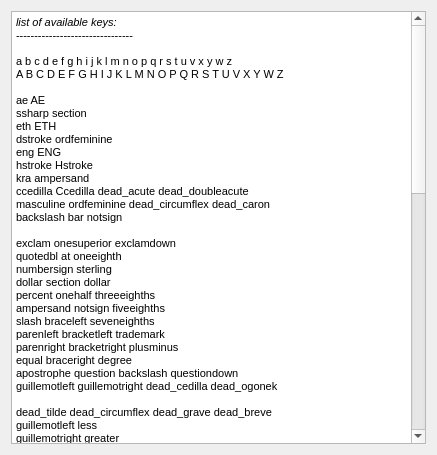
<?xml version="1.0" encoding="UTF-8"?>
<ui version="4.0">
 <class>Dialog</class>
 <widget class="QDialog" name="Dialog">
  <property name="geometry">
   <rect>
    <x>0</x>
    <y>0</y>
    <width>437</width>
    <height>455</height>
   </rect>
  </property>
  <property name="windowTitle">
   <string>QtSixA - List of keys</string>
  </property>
  <layout class="QVBoxLayout" name="verticalLayout">
   <item>
    <widget class="QTextBrowser" name="textBrowser">
     <property name="html">
      <string>&lt;!DOCTYPE HTML PUBLIC &quot;-//W3C//DTD HTML 4.0//EN&quot; &quot;http://www.w3.org/TR/REC-html40/strict.dtd&quot;&gt;
&lt;html&gt;&lt;head&gt;&lt;meta name=&quot;qrichtext&quot; content=&quot;1&quot; /&gt;&lt;style type=&quot;text/css&quot;&gt;
p, li { white-space: pre-wrap; }
&lt;/style&gt;&lt;/head&gt;&lt;body style=&quot; font-family:'DejaVu Sans'; font-size:8pt; font-weight:400; font-style:normal;&quot;&gt;
&lt;p style=&quot; margin-top:0px; margin-bottom:0px; margin-left:0px; margin-right:0px; -qt-block-indent:0; text-indent:0px;&quot;&gt;&lt;span style=&quot; font-style:italic;&quot;&gt;list of available keys:&lt;/span&gt;&lt;/p&gt;
&lt;p style=&quot; margin-top:0px; margin-bottom:0px; margin-left:0px; margin-right:0px; -qt-block-indent:0; text-indent:0px;&quot;&gt;--------------------------------&lt;/p&gt;
&lt;p style=&quot;-qt-paragraph-type:empty; margin-top:0px; margin-bottom:0px; margin-left:0px; margin-right:0px; -qt-block-indent:0; text-indent:0px;&quot;&gt;&lt;/p&gt;
&lt;p style=&quot; margin-top:0px; margin-bottom:0px; margin-left:0px; margin-right:0px; -qt-block-indent:0; text-indent:0px;&quot;&gt;a b c d e f g h i j k l m n o p q r s t u v x y w z&lt;/p&gt;
&lt;p style=&quot; margin-top:0px; margin-bottom:0px; margin-left:0px; margin-right:0px; -qt-block-indent:0; text-indent:0px;&quot;&gt;A B C D E F G H I J K L M N O P Q R S T U V X Y W Z&lt;/p&gt;
&lt;p style=&quot;-qt-paragraph-type:empty; margin-top:0px; margin-bottom:0px; margin-left:0px; margin-right:0px; -qt-block-indent:0; text-indent:0px;&quot;&gt;&lt;/p&gt;
&lt;p style=&quot; margin-top:0px; margin-bottom:0px; margin-left:0px; margin-right:0px; -qt-block-indent:0; text-indent:0px;&quot;&gt;ae AE&lt;/p&gt;
&lt;p style=&quot; margin-top:0px; margin-bottom:0px; margin-left:0px; margin-right:0px; -qt-block-indent:0; text-indent:0px;&quot;&gt;ssharp section&lt;/p&gt;
&lt;p style=&quot; margin-top:0px; margin-bottom:0px; margin-left:0px; margin-right:0px; -qt-block-indent:0; text-indent:0px;&quot;&gt;eth ETH&lt;/p&gt;
&lt;p style=&quot; margin-top:0px; margin-bottom:0px; margin-left:0px; margin-right:0px; -qt-block-indent:0; text-indent:0px;&quot;&gt;dstroke ordfeminine&lt;/p&gt;
&lt;p style=&quot; margin-top:0px; margin-bottom:0px; margin-left:0px; margin-right:0px; -qt-block-indent:0; text-indent:0px;&quot;&gt;eng ENG&lt;/p&gt;
&lt;p style=&quot; margin-top:0px; margin-bottom:0px; margin-left:0px; margin-right:0px; -qt-block-indent:0; text-indent:0px;&quot;&gt;hstroke Hstroke&lt;/p&gt;
&lt;p style=&quot; margin-top:0px; margin-bottom:0px; margin-left:0px; margin-right:0px; -qt-block-indent:0; text-indent:0px;&quot;&gt;kra ampersand&lt;/p&gt;
&lt;p style=&quot; margin-top:0px; margin-bottom:0px; margin-left:0px; margin-right:0px; -qt-block-indent:0; text-indent:0px;&quot;&gt;ccedilla Ccedilla dead_acute dead_doubleacute&lt;/p&gt;
&lt;p style=&quot; margin-top:0px; margin-bottom:0px; margin-left:0px; margin-right:0px; -qt-block-indent:0; text-indent:0px;&quot;&gt;masculine ordfeminine dead_circumflex dead_caron&lt;/p&gt;
&lt;p style=&quot; margin-top:0px; margin-bottom:0px; margin-left:0px; margin-right:0px; -qt-block-indent:0; text-indent:0px;&quot;&gt;backslash bar notsign&lt;/p&gt;
&lt;p style=&quot;-qt-paragraph-type:empty; margin-top:0px; margin-bottom:0px; margin-left:0px; margin-right:0px; -qt-block-indent:0; text-indent:0px;&quot;&gt;&lt;/p&gt;
&lt;p style=&quot; margin-top:0px; margin-bottom:0px; margin-left:0px; margin-right:0px; -qt-block-indent:0; text-indent:0px;&quot;&gt;exclam onesuperior exclamdown&lt;/p&gt;
&lt;p style=&quot; margin-top:0px; margin-bottom:0px; margin-left:0px; margin-right:0px; -qt-block-indent:0; text-indent:0px;&quot;&gt;quotedbl at oneeighth&lt;/p&gt;
&lt;p style=&quot; margin-top:0px; margin-bottom:0px; margin-left:0px; margin-right:0px; -qt-block-indent:0; text-indent:0px;&quot;&gt;numbersign sterling&lt;/p&gt;
&lt;p style=&quot; margin-top:0px; margin-bottom:0px; margin-left:0px; margin-right:0px; -qt-block-indent:0; text-indent:0px;&quot;&gt;dollar section dollar&lt;/p&gt;
&lt;p style=&quot; margin-top:0px; margin-bottom:0px; margin-left:0px; margin-right:0px; -qt-block-indent:0; text-indent:0px;&quot;&gt;percent onehalf threeeighths&lt;/p&gt;
&lt;p style=&quot; margin-top:0px; margin-bottom:0px; margin-left:0px; margin-right:0px; -qt-block-indent:0; text-indent:0px;&quot;&gt;ampersand notsign fiveeighths&lt;/p&gt;
&lt;p style=&quot; margin-top:0px; margin-bottom:0px; margin-left:0px; margin-right:0px; -qt-block-indent:0; text-indent:0px;&quot;&gt;slash braceleft seveneighths&lt;/p&gt;
&lt;p style=&quot; margin-top:0px; margin-bottom:0px; margin-left:0px; margin-right:0px; -qt-block-indent:0; text-indent:0px;&quot;&gt;parenleft bracketleft trademark&lt;/p&gt;
&lt;p style=&quot; margin-top:0px; margin-bottom:0px; margin-left:0px; margin-right:0px; -qt-block-indent:0; text-indent:0px;&quot;&gt;parenright bracketright plusminus&lt;/p&gt;
&lt;p style=&quot; margin-top:0px; margin-bottom:0px; margin-left:0px; margin-right:0px; -qt-block-indent:0; text-indent:0px;&quot;&gt;equal braceright degree&lt;/p&gt;
&lt;p style=&quot; margin-top:0px; margin-bottom:0px; margin-left:0px; margin-right:0px; -qt-block-indent:0; text-indent:0px;&quot;&gt;apostrophe question backslash questiondown&lt;/p&gt;
&lt;p style=&quot; margin-top:0px; margin-bottom:0px; margin-left:0px; margin-right:0px; -qt-block-indent:0; text-indent:0px;&quot;&gt;guillemotleft guillemotright dead_cedilla dead_ogonek&lt;/p&gt;
&lt;p style=&quot;-qt-paragraph-type:empty; margin-top:0px; margin-bottom:0px; margin-left:0px; margin-right:0px; -qt-block-indent:0; text-indent:0px;&quot;&gt;&lt;/p&gt;
&lt;p style=&quot; margin-top:0px; margin-bottom:0px; margin-left:0px; margin-right:0px; -qt-block-indent:0; text-indent:0px;&quot;&gt;dead_tilde dead_circumflex dead_grave dead_breve&lt;/p&gt;
&lt;p style=&quot; margin-top:0px; margin-bottom:0px; margin-left:0px; margin-right:0px; -qt-block-indent:0; text-indent:0px;&quot;&gt;guillemotleft less&lt;/p&gt;
&lt;p style=&quot; margin-top:0px; margin-bottom:0px; margin-left:0px; margin-right:0px; -qt-block-indent:0; text-indent:0px;&quot;&gt;guillemotright greater&lt;/p&gt;
&lt;p style=&quot; margin-top:0px; margin-bottom:0px; margin-left:0px; margin-right:0px; -qt-block-indent:0; text-indent:0px;&quot;&gt;cent copyright&lt;/p&gt;
&lt;p style=&quot; margin-top:0px; margin-bottom:0px; margin-left:0px; margin-right:0px; -qt-block-indent:0; text-indent:0px;&quot;&gt;leftdoublequotemark leftsinglequotemark&lt;/p&gt;
&lt;p style=&quot; margin-top:0px; margin-bottom:0px; margin-left:0px; margin-right:0px; -qt-block-indent:0; text-indent:0px;&quot;&gt;rightdoublequotemark rightsinglequotemark&lt;/p&gt;
&lt;p style=&quot; margin-top:0px; margin-bottom:0px; margin-left:0px; margin-right:0px; -qt-block-indent:0; text-indent:0px;&quot;&gt;mu masculine&lt;/p&gt;
&lt;p style=&quot; margin-top:0px; margin-bottom:0px; margin-left:0px; margin-right:0px; -qt-block-indent:0; text-indent:0px;&quot;&gt;comma semicolon horizconnector multiply&lt;/p&gt;
&lt;p style=&quot; margin-top:0px; margin-bottom:0px; margin-left:0px; margin-right:0px; -qt-block-indent:0; text-indent:0px;&quot;&gt;period colon periodcentered division&lt;/p&gt;
&lt;p style=&quot; margin-top:0px; margin-bottom:0px; margin-left:0px; margin-right:0px; -qt-block-indent:0; text-indent:0px;&quot;&gt;minus underscore dead_belowdot dead_abovedot&lt;/p&gt;
&lt;p style=&quot;-qt-paragraph-type:empty; margin-top:0px; margin-bottom:0px; margin-left:0px; margin-right:0px; -qt-block-indent:0; text-indent:0px;&quot;&gt;&lt;/p&gt;
&lt;p style=&quot; margin-top:0px; margin-bottom:0px; margin-left:0px; margin-right:0px; -qt-block-indent:0; text-indent:0px;&quot;&gt;less greater bar brokenbar&lt;/p&gt;
&lt;p style=&quot; margin-top:0px; margin-bottom:0px; margin-left:0px; margin-right:0px; -qt-block-indent:0; text-indent:0px;&quot;&gt;Katakana Hiragana Henkan_Mode Hiragana_Katakana Muhenkan&lt;/p&gt;
&lt;p style=&quot;-qt-paragraph-type:empty; margin-top:0px; margin-bottom:0px; margin-left:0px; margin-right:0px; -qt-block-indent:0; text-indent:0px;&quot;&gt;&lt;/p&gt;
&lt;p style=&quot; margin-top:0px; margin-bottom:0px; margin-left:0px; margin-right:0px; -qt-block-indent:0; text-indent:0px;&quot;&gt;Tab ISO_Left_Tab&lt;/p&gt;
&lt;p style=&quot; margin-top:0px; margin-bottom:0px; margin-left:0px; margin-right:0px; -qt-block-indent:0; text-indent:0px;&quot;&gt;Greek_OMEGA&lt;/p&gt;
&lt;p style=&quot; margin-top:0px; margin-bottom:0px; margin-left:0px; margin-right:0px; -qt-block-indent:0; text-indent:0px;&quot;&gt;lstroke Lstroke&lt;/p&gt;
&lt;p style=&quot; margin-top:0px; margin-bottom:0px; margin-left:0px; margin-right:0px; -qt-block-indent:0; text-indent:0px;&quot;&gt;EuroSign cent&lt;/p&gt;
&lt;p style=&quot; margin-top:0px; margin-bottom:0px; margin-left:0px; margin-right:0px; -qt-block-indent:0; text-indent:0px;&quot;&gt;paragraph registered&lt;/p&gt;
&lt;p style=&quot; margin-top:0px; margin-bottom:0px; margin-left:0px; margin-right:0px; -qt-block-indent:0; text-indent:0px;&quot;&gt;tslash Tslash&lt;/p&gt;
&lt;p style=&quot; margin-top:0px; margin-bottom:0px; margin-left:0px; margin-right:0px; -qt-block-indent:0; text-indent:0px;&quot;&gt;leftarrow yen&lt;/p&gt;
&lt;p style=&quot; margin-top:0px; margin-bottom:0px; margin-left:0px; margin-right:0px; -qt-block-indent:0; text-indent:0px;&quot;&gt;downarrow uparrow&lt;/p&gt;
&lt;p style=&quot; margin-top:0px; margin-bottom:0px; margin-left:0px; margin-right:0px; -qt-block-indent:0; text-indent:0px;&quot;&gt;rightarrow idotless&lt;/p&gt;
&lt;p style=&quot; margin-top:0px; margin-bottom:0px; margin-left:0px; margin-right:0px; -qt-block-indent:0; text-indent:0px;&quot;&gt;oslash Oslash&lt;/p&gt;
&lt;p style=&quot; margin-top:0px; margin-bottom:0px; margin-left:0px; margin-right:0px; -qt-block-indent:0; text-indent:0px;&quot;&gt;thorn THORN&lt;/p&gt;
&lt;p style=&quot; margin-top:0px; margin-bottom:0px; margin-left:0px; margin-right:0px; -qt-block-indent:0; text-indent:0px;&quot;&gt;plus asterisk dead_diaeresis dead_abovering&lt;/p&gt;
&lt;p style=&quot; margin-top:0px; margin-bottom:0px; margin-left:0px; margin-right:0px; -qt-block-indent:0; text-indent:0px;&quot;&gt;dead_acute dead_grave dead_tilde dead_macron&lt;/p&gt;
&lt;p style=&quot;-qt-paragraph-type:empty; margin-top:0px; margin-bottom:0px; margin-left:0px; margin-right:0px; -qt-block-indent:0; text-indent:0px;&quot;&gt;&lt;/p&gt;
&lt;p style=&quot; margin-top:0px; margin-bottom:0px; margin-left:0px; margin-right:0px; -qt-block-indent:0; text-indent:0px;&quot;&gt;F1 F2 F3 F4 F5 F6 F7 F8 F9 F10 F11 F12&lt;/p&gt;
&lt;p style=&quot;-qt-paragraph-type:empty; margin-top:0px; margin-bottom:0px; margin-left:0px; margin-right:0px; -qt-block-indent:0; text-indent:0px;&quot;&gt;&lt;/p&gt;
&lt;p style=&quot; margin-top:0px; margin-bottom:0px; margin-left:0px; margin-right:0px; -qt-block-indent:0; text-indent:0px;&quot;&gt;Escape BackSpace Return space&lt;/p&gt;
&lt;p style=&quot;-qt-paragraph-type:empty; margin-top:0px; margin-bottom:0px; margin-left:0px; margin-right:0px; -qt-block-indent:0; text-indent:0px;&quot;&gt;&lt;/p&gt;
&lt;p style=&quot; margin-top:0px; margin-bottom:0px; margin-left:0px; margin-right:0px; -qt-block-indent:0; text-indent:0px;&quot;&gt;Control_L Shift_L Alt_L Meta_L ISO_Level3_Shift Control_R Shift_R Meta_R&lt;/p&gt;
&lt;p style=&quot; margin-top:0px; margin-bottom:0px; margin-left:0px; margin-right:0px; -qt-block-indent:0; text-indent:0px;&quot;&gt;Caps_Lock Num_Lock Pointer_EnableKeys Scroll_Lock&lt;/p&gt;
&lt;p style=&quot;-qt-paragraph-type:empty; margin-top:0px; margin-bottom:0px; margin-left:0px; margin-right:0px; -qt-block-indent:0; text-indent:0px;&quot;&gt;&lt;/p&gt;
&lt;p style=&quot; margin-top:0px; margin-bottom:0px; margin-left:0px; margin-right:0px; -qt-block-indent:0; text-indent:0px;&quot;&gt;Home End Prior Next Insert Delete&lt;/p&gt;
&lt;p style=&quot; margin-top:0px; margin-bottom:0px; margin-left:0px; margin-right:0px; -qt-block-indent:0; text-indent:0px;&quot;&gt;Up Down Left Right&lt;/p&gt;
&lt;p style=&quot; margin-top:0px; margin-bottom:0px; margin-left:0px; margin-right:0px; -qt-block-indent:0; text-indent:0px;&quot;&gt;Print Sys_Req Linefeed&lt;/p&gt;
&lt;p style=&quot;-qt-paragraph-type:empty; margin-top:0px; margin-bottom:0px; margin-left:0px; margin-right:0px; -qt-block-indent:0; text-indent:0px;&quot;&gt;&lt;/p&gt;
&lt;p style=&quot; margin-top:0px; margin-bottom:0px; margin-left:0px; margin-right:0px; -qt-block-indent:0; text-indent:0px;&quot;&gt;KP_0 KP_1 KP_2 KP_3 KP_4 KP_5 KP_6 KP_7 KP_8 KP_9&lt;/p&gt;
&lt;p style=&quot; margin-top:0px; margin-bottom:0px; margin-left:0px; margin-right:0px; -qt-block-indent:0; text-indent:0px;&quot;&gt;KP_Home KP_End KP_Prior KP_Next KP_Insert KP_Delete &lt;/p&gt;
&lt;p style=&quot; margin-top:0px; margin-bottom:0px; margin-left:0px; margin-right:0px; -qt-block-indent:0; text-indent:0px;&quot;&gt;KP_Multiply KP_Divide KP_Add KP_Subtract KP_Begin KP_Enter&lt;/p&gt;
&lt;p style=&quot; margin-top:0px; margin-bottom:0px; margin-left:0px; margin-right:0px; -qt-block-indent:0; text-indent:0px;&quot;&gt;KP_Up KP_Down KP_Left KP_Right&lt;/p&gt;
&lt;p style=&quot;-qt-paragraph-type:empty; margin-top:0px; margin-bottom:0px; margin-left:0px; margin-right:0px; -qt-block-indent:0; text-indent:0px;&quot;&gt;&lt;/p&gt;
&lt;p style=&quot; margin-top:0px; margin-bottom:0px; margin-left:0px; margin-right:0px; -qt-block-indent:0; text-indent:0px;&quot;&gt;NoSymbol&lt;/p&gt;
&lt;p style=&quot;-qt-paragraph-type:empty; margin-top:0px; margin-bottom:0px; margin-left:0px; margin-right:0px; -qt-block-indent:0; text-indent:0px;&quot;&gt;&lt;/p&gt;
&lt;p style=&quot; margin-top:0px; margin-bottom:0px; margin-left:0px; margin-right:0px; -qt-block-indent:0; text-indent:0px;&quot;&gt;----------------------------------&lt;/p&gt;
&lt;p style=&quot; margin-top:0px; margin-bottom:0px; margin-left:0px; margin-right:0px; -qt-block-indent:0; text-indent:0px;&quot;&gt;(for Enter, use &quot;Return&quot;)&lt;/p&gt;
&lt;p style=&quot; margin-top:0px; margin-bottom:0px; margin-left:0px; margin-right:0px; -qt-block-indent:0; text-indent:0px;&quot;&gt;(for numbers, use KP_# instead)&lt;/p&gt;&lt;/body&gt;&lt;/html&gt;</string>
     </property>
    </widget>
   </item>
  </layout>
 </widget>
 <resources/>
 <connections/>
</ui>
